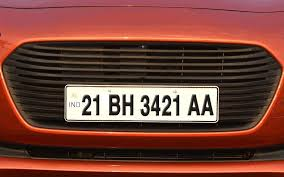
#> input picture image dataset/images (1).jpeg, 284 x 177 px, found by its file name
$ jupyter execute --allow-errors Automatic_Number_Plate_Recognition.ipynb   (shell and % lines are left out)
#> lines starting #> are read from the running program, lines starting #| are printed output that depends on the picture; after the words box and inside, x2 and y2 are one past the last pixel; in counts of white or black regions, pixels touching at a corner belong together
<a href="https://colab.research.google.com/github/moses1626/Project-No-35-Automatic-Number-Plate-Recognition/blob/main/Automatic_Number_Plate_Recognition.ipynb" target="_parent"></a>

[cell 1]
%cd Automatic-Number-Plate-Recognition

[cell 2]
import cv2
from matplotlib import pyplot as plt
import numpy as np
import easyocr
import imutils

1. Read in Image, Grayscale and Blur

[cell 3]
img = cv2.imread('/content/Project-No-35-Automatic-Number-Plate-Recognition/image dataset/images (1).jpeg')
#> img is the input picture: shape (177, 284, 3); mean B, G, R 57.1, 67.6, 117.6
gray = cv2.cvtColor(img, cv2.COLOR_BGR2GRAY)
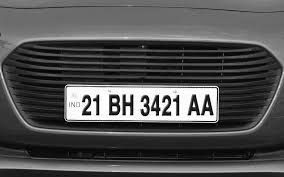
#> gray: shape (177, 284); min 0, max 255, mean 81.4
plt.imshow(cv2.cvtColor(gray, cv2.COLOR_BGR2RGB))

2. Apply filter and find edges for localization

[cell 4]
bfilter = cv2.bilateralFilter(gray, 11, 17, 17) #Noise reduction
edged = cv2.Canny(bfilter, 30, 200) #Edge detection
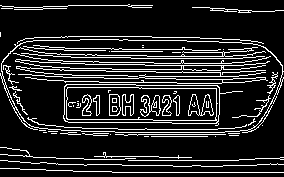
#> edged: shape (177, 284); 15.1% white in thin lines or dots
plt.imshow(cv2.cvtColor(edged, cv2.COLOR_BGR2RGB))

3. Find Contours and Apply Mask

[cell 5]
keypoints = cv2.findContours(edged.copy(), cv2.RETR_TREE, cv2.CHAIN_APPROX_SIMPLE)
#> keypoints = 105 contours, 71 with area under 20; largest, box (x1, y1, x2, y2) and area: (0, 39, 284, 133) 23558, (1, 39, 283, 133) 23372, (63, 84, 243, 126) 5840, (66, 87, 217, 121) 4774, (63, 84, 220, 124) 1048
contours = imutils.grab_contours(keypoints)
#> contours has the same summary as keypoints
contours = sorted(contours, key=cv2.contourArea, reverse=True)[:10]
#> contours = 10 contours; largest, box (x1, y1, x2, y2) and area: (0, 39, 284, 133) 23558, (1, 39, 283, 133) 23372, (63, 84, 243, 126) 5840, (66, 87, 217, 121) 4774, (63, 84, 220, 124) 1048

[cell 6]
location = None
for contour in contours:
    approx = cv2.approxPolyDP(contour, 10, True)
    if len(approx) == 4:
        location = approx
        break
#> this loop made 4 passes
#> location on pass 4: [[66, 89], [215, 88], [216, 116], [68, 119]]

[cell 7]
location
#> Out = [[66, 89], [215, 88], [216, 116], [68, 119]]

[cell 8]
mask = np.zeros(gray.shape, np.uint8)
new_image = cv2.drawContours(mask, [location], 0,255, -1)
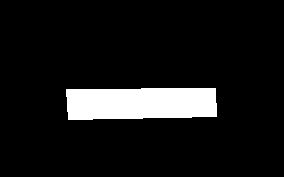
#> new_image: shape (177, 284); 8.9% white; 1 white region, box (x1, y1, x2, y2) and area: (66, 88, 217, 120) 4488
new_image = cv2.bitwise_and(img, img, mask=mask)
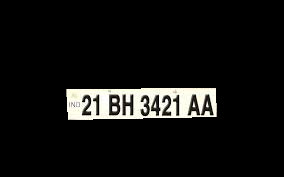
#> new_image: shape (177, 284, 3); mean B, G, R 16, 17.1, 17.2

#> (a cell that did not finish here is left out)

[cell 10]
plt.imshow(cv2.cvtColor(new_image, cv2.COLOR_BGR2RGB))

[cell 11]
(x,y) = np.where(mask==255)
#> x = 4488 values from 88 to 119; y = 4488 values, max 216 at index 2318, min 66 at index 75, mean 140.5
(x1, y1) = (np.min(x), np.min(y))
#> x1 = 88; y1 = 66
(x2, y2) = (np.max(x), np.max(y))
#> x2 = 119; y2 = 216
cropped_image = gray[x1:x2+1, y1:y2+1]
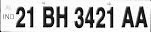
#> cropped_image: shape (32, 151); min 0, max 255, mean 194.2

[cell 12]
plt.imshow(cv2.cvtColor(cropped_image, cv2.COLOR_BGR2RGB))
